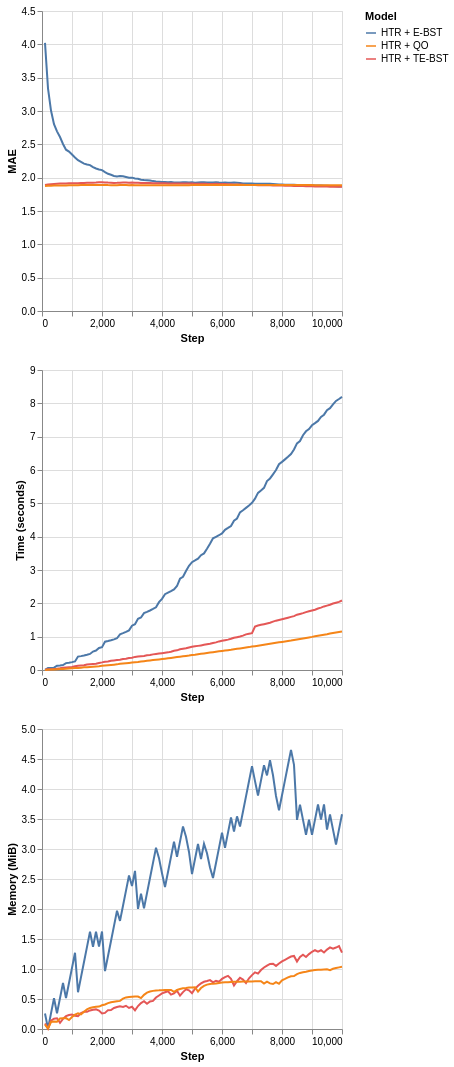

Notebook code for this chart:
### Markdown cell above
### 4.2 Regression tree splitters

The available regression tree splitters are summarized in the next table. The TE-BST costs are expressed in terms of $n^*$ because the number of stored elements can be smaller than or equal to $n$.

| Splitter | Description | Insertion | Memory | Split candidate query |
| :- | :- | :- | :-: | :-: |
| Extended Binary Search Tree (E-BST) | Stores all the observations and target statistics in a BST | $O(\log n)$ (average) or $O(n)$ (worst case) | $O(n)$ | $O(n)$ | 
| Truncated E-BST (TE-BST) | Rounds the incoming data before passing it to the BST | $O(\log n^*)$ (average) or $O(n^*)$ (worst case) | $O(n^*)$ | $O(n^*)$ |
| Quantization Observer (QO) | Uses a hash-like structure to quantize the incoming data | $O(1)$ | $O(h)$ | $O(h \log h)$ |


E-BST is an exhaustive algorithm, i.e., it works as batch solutions usually do, which might be prohibitive in real-world online scenarios. TE-BST and QO apply approximations to alleviate the costs involved in monitoring numerical data and performing split attempts. The number of desired decimal places to round the data (TE-BST) and the quantization radius (QO) are directly related to the running time, memory footprint, and error of the resulting tree model.

We present a brief comparison of the available regression tree splitters using the 10K instances of the Friedman synthetic dataset.

### Code cell
plot_performance(
    synth.Friedman(seed=42).take(10_000),
    metrics.MAE(),
    {
        "HTR + E-BST": (
            preprocessing.StandardScaler() | tree.HoeffdingTreeRegressor(
                splitter=tree.splitter.EBSTSplitter()
            )
        ),
        "HTR + TE-BST": (
            preprocessing.StandardScaler() | tree.HoeffdingTreeRegressor(
                splitter=tree.splitter.TEBSTSplitter()
            )
        ),
        "HTR + QO": (
            preprocessing.StandardScaler() | tree.HoeffdingTreeRegressor(
                splitter=tree.splitter.QOSplitter()
            )
        ),

    }
)

### Figure 1 — Vega-Lite specification as saved in the notebook (floating-point values rounded to 4 significant figures; data arrays with more than 128 entries replaced by an {"elided": "..."} marker saying what was removed)
{"config": {"view": {"continuousWidth": 300, "continuousHeight": 300}}, "vconcat": [{"mark": {"type": "line"}, "encoding": {"color": {"field": "Model", "type": "nominal"}, "x": {"field": "Step", "type": "quantitative"}, "y": {"field": "Metric", "title": "MAE", "type": "quantitative"}}}, {"mark": {"type": "line"}, "encoding": {"color": {"field": "Model", "type": "nominal"}, "x": {"field": "Step", "type": "quantitative"}, "y": {"field": "Time", "title": "Time (seconds)", "type": "quantitative"}}}, {"mark": {"type": "line"}, "encoding": {"color": {"field": "Model", "type": "nominal"}, "x": {"field": "Step", "type": "quantitative"}, "y": {"field": "Memory", "title": "Memory (MiB)", "type": "quantitative"}}}], "data": {"name": "data-6def8dbf8b88b42f34dc43ed91b6608c"}, "$schema": "https://vega.github.io/schema/vega-lite/v6.1.0.json", "datasets": {"data-6def8dbf8b88b42f34dc43ed91b6608c": {"elided": "300 records"}}}
